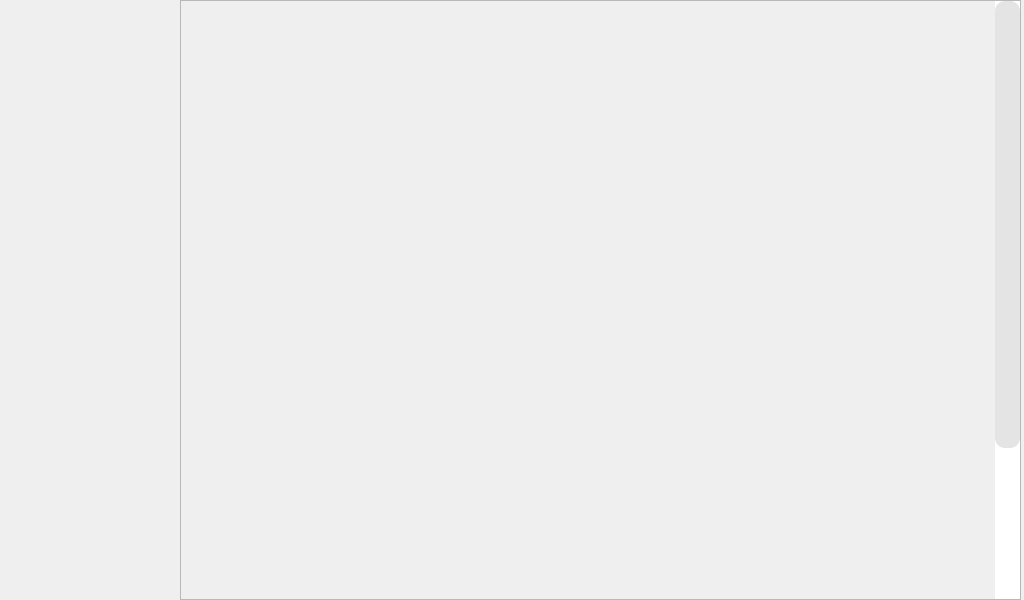
<?xml version="1.0" encoding="UTF-8"?>
<ui version="4.0">
 <class>Widget</class>
 <widget class="QWidget" name="Widget">
  <property name="geometry">
   <rect>
    <x>0</x>
    <y>0</y>
    <width>1024</width>
    <height>600</height>
   </rect>
  </property>
  <property name="windowTitle">
   <string>Widget</string>
  </property>
  <widget class="QScrollArea" name="scrollArea">
   <property name="geometry">
    <rect>
     <x>180</x>
     <y>0</y>
     <width>841</width>
     <height>600</height>
    </rect>
   </property>
   <property name="styleSheet">
    <string notr="true">QScrollBar:vertical {
     width: 25px;
	  background: white ;
 }

 QScrollBar::handle:vertical {
     background: rgba(200, 200, 200, 50%);
     border-radius: 10px;
 }

 QScrollBar::handle:vertical:hover {
     background: rgba(200, 200, 200, 80%);
     border-radius: 10px;
 }

QScrollBar::add-line:vertical {
		width: 0px;
		height: 0px;
 }

 QScrollBar::sub-line:vertical {
		width: 0px;
		height: 0px;
 } </string>
   </property>
   <property name="widgetResizable">
    <bool>true</bool>
   </property>
   <widget class="QWidget" name="scrollAreaWidgetContents">
    <property name="geometry">
     <rect>
      <x>0</x>
      <y>0</y>
      <width>814</width>
      <height>800</height>
     </rect>
    </property>
    <property name="minimumSize">
     <size>
      <width>0</width>
      <height>800</height>
     </size>
    </property>
   </widget>
  </widget>
 </widget>
 <resources/>
 <connections/>
</ui>
